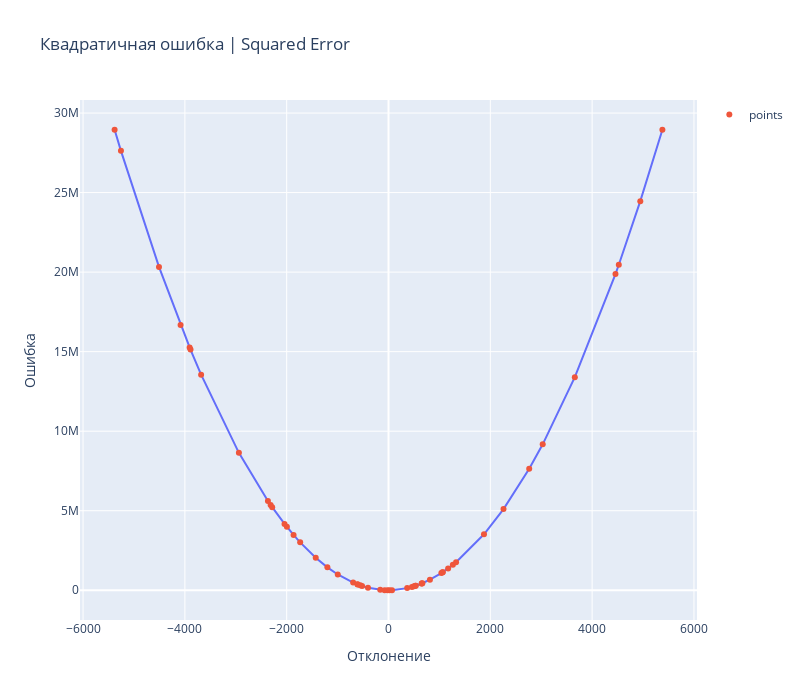

Here is the notebook cell this chart was saved with:
### Markdown cell above
Чтобы убедиться, что ошибка действительно симметричная давай зафиксируем диапазон отклонения, например будем рассматривать только от $[-5.5k, 5.5k]$

### Code cell
error_threshold = 5500
squared_error_threshold = 30*10**6

error_df_cut = error_df[error_df['error'] <= error_threshold]
error_df_cut = error_df_cut[error_df_cut['squared_error'] <= squared_error_threshold]

fig = px.line(
    error_df_cut,
    x="error",
    y="squared_error",
    title="Mean Squared Error",
    labels={"error": "Отклонение", "squared_error": "Ошибка"}
)

fig.add_scatter(
    x=error_df_cut["error"], y=error_df_cut["squared_error"], mode="markers", name="points"
)

fig.update_layout(
    height=700, width=800,
    title_text="Квадратичная ошибка | Squared Error",
    showlegend=True
)
